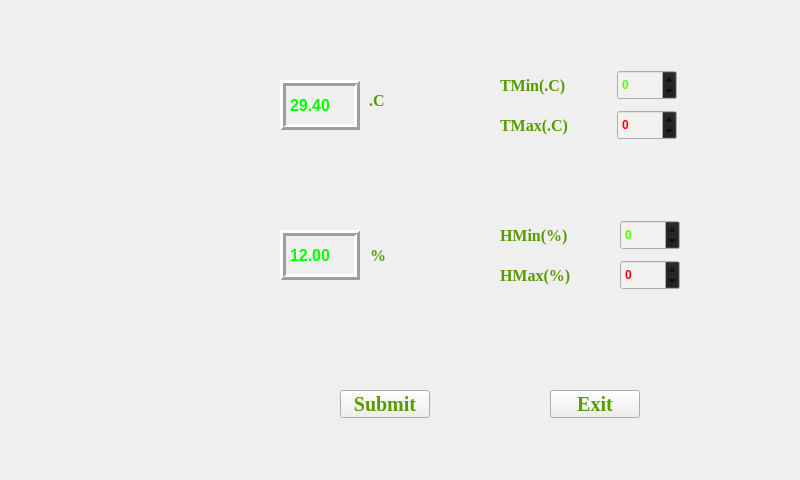
<?xml version="1.0" encoding="UTF-8"?>
<ui version="4.0">
 <class>TemperatureWin</class>
 <widget class="QWidget" name="TemperatureWin">
  <property name="geometry">
   <rect>
    <x>0</x>
    <y>0</y>
    <width>800</width>
    <height>480</height>
   </rect>
  </property>
  <property name="minimumSize">
   <size>
    <width>800</width>
    <height>480</height>
   </size>
  </property>
  <property name="maximumSize">
   <size>
    <width>800</width>
    <height>480</height>
   </size>
  </property>
  <property name="cursor">
   <cursorShape>BlankCursor</cursorShape>
  </property>
  <property name="windowTitle">
   <string>Form</string>
  </property>
  <property name="windowIcon">
   <iconset resource="../pic_ico.qrc">
    <normaloff>:/ico/pic_ico/house.png</normaloff>:/ico/pic_ico/house.png</iconset>
  </property>
  <property name="styleSheet">
   <string notr="true"/>
  </property>
  <widget class="QLabel" name="Lb_WetSymbol">
   <property name="geometry">
    <rect>
     <x>370</x>
     <y>230</y>
     <width>31</width>
     <height>51</height>
    </rect>
   </property>
   <property name="palette">
    <palette>
     <active>
      <colorrole role="WindowText">
       <brush brushstyle="SolidPattern">
        <color alpha="255">
         <red>86</red>
         <green>156</green>
         <blue>0</blue>
        </color>
       </brush>
      </colorrole>
      <colorrole role="Button">
       <brush brushstyle="SolidPattern">
        <color alpha="255">
         <red>28</red>
         <green>28</green>
         <blue>28</blue>
        </color>
       </brush>
      </colorrole>
      <colorrole role="Base">
       <brush brushstyle="SolidPattern">
        <color alpha="255">
         <red>28</red>
         <green>28</green>
         <blue>28</blue>
        </color>
       </brush>
      </colorrole>
      <colorrole role="Window">
       <brush brushstyle="SolidPattern">
        <color alpha="255">
         <red>28</red>
         <green>28</green>
         <blue>28</blue>
        </color>
       </brush>
      </colorrole>
     </active>
     <inactive>
      <colorrole role="WindowText">
       <brush brushstyle="SolidPattern">
        <color alpha="255">
         <red>86</red>
         <green>156</green>
         <blue>0</blue>
        </color>
       </brush>
      </colorrole>
      <colorrole role="Button">
       <brush brushstyle="SolidPattern">
        <color alpha="255">
         <red>28</red>
         <green>28</green>
         <blue>28</blue>
        </color>
       </brush>
      </colorrole>
      <colorrole role="Base">
       <brush brushstyle="SolidPattern">
        <color alpha="255">
         <red>28</red>
         <green>28</green>
         <blue>28</blue>
        </color>
       </brush>
      </colorrole>
      <colorrole role="Window">
       <brush brushstyle="SolidPattern">
        <color alpha="255">
         <red>28</red>
         <green>28</green>
         <blue>28</blue>
        </color>
       </brush>
      </colorrole>
     </inactive>
     <disabled>
      <colorrole role="WindowText">
       <brush brushstyle="SolidPattern">
        <color alpha="255">
         <red>118</red>
         <green>116</green>
         <blue>108</blue>
        </color>
       </brush>
      </colorrole>
      <colorrole role="Button">
       <brush brushstyle="SolidPattern">
        <color alpha="255">
         <red>28</red>
         <green>28</green>
         <blue>28</blue>
        </color>
       </brush>
      </colorrole>
      <colorrole role="Base">
       <brush brushstyle="SolidPattern">
        <color alpha="255">
         <red>28</red>
         <green>28</green>
         <blue>28</blue>
        </color>
       </brush>
      </colorrole>
      <colorrole role="Window">
       <brush brushstyle="SolidPattern">
        <color alpha="255">
         <red>28</red>
         <green>28</green>
         <blue>28</blue>
        </color>
       </brush>
      </colorrole>
     </disabled>
    </palette>
   </property>
   <property name="font">
    <font>
     <family>Times New Roman</family>
     <pointsize>12</pointsize>
     <weight>75</weight>
     <bold>true</bold>
    </font>
   </property>
   <property name="cursor">
    <cursorShape>BlankCursor</cursorShape>
   </property>
   <property name="text">
    <string>%</string>
   </property>
  </widget>
  <widget class="QLabel" name="Lb_WetMin">
   <property name="geometry">
    <rect>
     <x>500</x>
     <y>220</y>
     <width>81</width>
     <height>30</height>
    </rect>
   </property>
   <property name="palette">
    <palette>
     <active>
      <colorrole role="WindowText">
       <brush brushstyle="SolidPattern">
        <color alpha="255">
         <red>86</red>
         <green>156</green>
         <blue>0</blue>
        </color>
       </brush>
      </colorrole>
      <colorrole role="Button">
       <brush brushstyle="SolidPattern">
        <color alpha="255">
         <red>28</red>
         <green>28</green>
         <blue>28</blue>
        </color>
       </brush>
      </colorrole>
      <colorrole role="Base">
       <brush brushstyle="SolidPattern">
        <color alpha="255">
         <red>28</red>
         <green>28</green>
         <blue>28</blue>
        </color>
       </brush>
      </colorrole>
      <colorrole role="Window">
       <brush brushstyle="SolidPattern">
        <color alpha="255">
         <red>28</red>
         <green>28</green>
         <blue>28</blue>
        </color>
       </brush>
      </colorrole>
     </active>
     <inactive>
      <colorrole role="WindowText">
       <brush brushstyle="SolidPattern">
        <color alpha="255">
         <red>86</red>
         <green>156</green>
         <blue>0</blue>
        </color>
       </brush>
      </colorrole>
      <colorrole role="Button">
       <brush brushstyle="SolidPattern">
        <color alpha="255">
         <red>28</red>
         <green>28</green>
         <blue>28</blue>
        </color>
       </brush>
      </colorrole>
      <colorrole role="Base">
       <brush brushstyle="SolidPattern">
        <color alpha="255">
         <red>28</red>
         <green>28</green>
         <blue>28</blue>
        </color>
       </brush>
      </colorrole>
      <colorrole role="Window">
       <brush brushstyle="SolidPattern">
        <color alpha="255">
         <red>28</red>
         <green>28</green>
         <blue>28</blue>
        </color>
       </brush>
      </colorrole>
     </inactive>
     <disabled>
      <colorrole role="WindowText">
       <brush brushstyle="SolidPattern">
        <color alpha="255">
         <red>118</red>
         <green>116</green>
         <blue>108</blue>
        </color>
       </brush>
      </colorrole>
      <colorrole role="Button">
       <brush brushstyle="SolidPattern">
        <color alpha="255">
         <red>28</red>
         <green>28</green>
         <blue>28</blue>
        </color>
       </brush>
      </colorrole>
      <colorrole role="Base">
       <brush brushstyle="SolidPattern">
        <color alpha="255">
         <red>28</red>
         <green>28</green>
         <blue>28</blue>
        </color>
       </brush>
      </colorrole>
      <colorrole role="Window">
       <brush brushstyle="SolidPattern">
        <color alpha="255">
         <red>28</red>
         <green>28</green>
         <blue>28</blue>
        </color>
       </brush>
      </colorrole>
     </disabled>
    </palette>
   </property>
   <property name="font">
    <font>
     <family>Times New Roman</family>
     <pointsize>12</pointsize>
     <weight>75</weight>
     <bold>true</bold>
    </font>
   </property>
   <property name="cursor">
    <cursorShape>BlankCursor</cursorShape>
   </property>
   <property name="text">
    <string>HMin(%)</string>
   </property>
  </widget>
  <widget class="QLabel" name="Lb_WetMax">
   <property name="geometry">
    <rect>
     <x>500</x>
     <y>260</y>
     <width>81</width>
     <height>30</height>
    </rect>
   </property>
   <property name="palette">
    <palette>
     <active>
      <colorrole role="WindowText">
       <brush brushstyle="SolidPattern">
        <color alpha="255">
         <red>86</red>
         <green>156</green>
         <blue>0</blue>
        </color>
       </brush>
      </colorrole>
      <colorrole role="Button">
       <brush brushstyle="SolidPattern">
        <color alpha="255">
         <red>28</red>
         <green>28</green>
         <blue>28</blue>
        </color>
       </brush>
      </colorrole>
      <colorrole role="Base">
       <brush brushstyle="SolidPattern">
        <color alpha="255">
         <red>28</red>
         <green>28</green>
         <blue>28</blue>
        </color>
       </brush>
      </colorrole>
      <colorrole role="Window">
       <brush brushstyle="SolidPattern">
        <color alpha="255">
         <red>28</red>
         <green>28</green>
         <blue>28</blue>
        </color>
       </brush>
      </colorrole>
     </active>
     <inactive>
      <colorrole role="WindowText">
       <brush brushstyle="SolidPattern">
        <color alpha="255">
         <red>86</red>
         <green>156</green>
         <blue>0</blue>
        </color>
       </brush>
      </colorrole>
      <colorrole role="Button">
       <brush brushstyle="SolidPattern">
        <color alpha="255">
         <red>28</red>
         <green>28</green>
         <blue>28</blue>
        </color>
       </brush>
      </colorrole>
      <colorrole role="Base">
       <brush brushstyle="SolidPattern">
        <color alpha="255">
         <red>28</red>
         <green>28</green>
         <blue>28</blue>
        </color>
       </brush>
      </colorrole>
      <colorrole role="Window">
       <brush brushstyle="SolidPattern">
        <color alpha="255">
         <red>28</red>
         <green>28</green>
         <blue>28</blue>
        </color>
       </brush>
      </colorrole>
     </inactive>
     <disabled>
      <colorrole role="WindowText">
       <brush brushstyle="SolidPattern">
        <color alpha="255">
         <red>118</red>
         <green>116</green>
         <blue>108</blue>
        </color>
       </brush>
      </colorrole>
      <colorrole role="Button">
       <brush brushstyle="SolidPattern">
        <color alpha="255">
         <red>28</red>
         <green>28</green>
         <blue>28</blue>
        </color>
       </brush>
      </colorrole>
      <colorrole role="Base">
       <brush brushstyle="SolidPattern">
        <color alpha="255">
         <red>28</red>
         <green>28</green>
         <blue>28</blue>
        </color>
       </brush>
      </colorrole>
      <colorrole role="Window">
       <brush brushstyle="SolidPattern">
        <color alpha="255">
         <red>28</red>
         <green>28</green>
         <blue>28</blue>
        </color>
       </brush>
      </colorrole>
     </disabled>
    </palette>
   </property>
   <property name="font">
    <font>
     <family>Times New Roman</family>
     <pointsize>12</pointsize>
     <weight>75</weight>
     <bold>true</bold>
    </font>
   </property>
   <property name="cursor">
    <cursorShape>BlankCursor</cursorShape>
   </property>
   <property name="text">
    <string>HMax(%)</string>
   </property>
  </widget>
  <widget class="QSpinBox" name="spinBox_TemMax">
   <property name="geometry">
    <rect>
     <x>617</x>
     <y>110</y>
     <width>60</width>
     <height>30</height>
    </rect>
   </property>
   <property name="palette">
    <palette>
     <active>
      <colorrole role="Button">
       <brush brushstyle="SolidPattern">
        <color alpha="255">
         <red>28</red>
         <green>28</green>
         <blue>28</blue>
        </color>
       </brush>
      </colorrole>
      <colorrole role="Text">
       <brush brushstyle="SolidPattern">
        <color alpha="255">
         <red>255</red>
         <green>0</green>
         <blue>0</blue>
        </color>
       </brush>
      </colorrole>
      <colorrole role="Base">
       <brush brushstyle="SolidPattern">
        <color alpha="255">
         <red>242</red>
         <green>241</green>
         <blue>240</blue>
        </color>
       </brush>
      </colorrole>
      <colorrole role="Window">
       <brush brushstyle="SolidPattern">
        <color alpha="255">
         <red>242</red>
         <green>241</green>
         <blue>240</blue>
        </color>
       </brush>
      </colorrole>
     </active>
     <inactive>
      <colorrole role="Button">
       <brush brushstyle="SolidPattern">
        <color alpha="255">
         <red>28</red>
         <green>28</green>
         <blue>28</blue>
        </color>
       </brush>
      </colorrole>
      <colorrole role="Text">
       <brush brushstyle="SolidPattern">
        <color alpha="255">
         <red>255</red>
         <green>0</green>
         <blue>0</blue>
        </color>
       </brush>
      </colorrole>
      <colorrole role="Base">
       <brush brushstyle="SolidPattern">
        <color alpha="255">
         <red>242</red>
         <green>241</green>
         <blue>240</blue>
        </color>
       </brush>
      </colorrole>
      <colorrole role="Window">
       <brush brushstyle="SolidPattern">
        <color alpha="255">
         <red>242</red>
         <green>241</green>
         <blue>240</blue>
        </color>
       </brush>
      </colorrole>
     </inactive>
     <disabled>
      <colorrole role="Button">
       <brush brushstyle="SolidPattern">
        <color alpha="255">
         <red>28</red>
         <green>28</green>
         <blue>28</blue>
        </color>
       </brush>
      </colorrole>
      <colorrole role="Text">
       <brush brushstyle="SolidPattern">
        <color alpha="255">
         <red>118</red>
         <green>116</green>
         <blue>108</blue>
        </color>
       </brush>
      </colorrole>
      <colorrole role="Base">
       <brush brushstyle="SolidPattern">
        <color alpha="255">
         <red>242</red>
         <green>241</green>
         <blue>240</blue>
        </color>
       </brush>
      </colorrole>
      <colorrole role="Window">
       <brush brushstyle="SolidPattern">
        <color alpha="255">
         <red>242</red>
         <green>241</green>
         <blue>240</blue>
        </color>
       </brush>
      </colorrole>
     </disabled>
    </palette>
   </property>
   <property name="font">
    <font>
     <weight>75</weight>
     <bold>true</bold>
    </font>
   </property>
   <property name="cursor">
    <cursorShape>BlankCursor</cursorShape>
   </property>
   <property name="minimum">
    <number>-40</number>
   </property>
   <property name="maximum">
    <number>100</number>
   </property>
  </widget>
  <widget class="QLabel" name="Lb_TemMin">
   <property name="geometry">
    <rect>
     <x>500</x>
     <y>70</y>
     <width>91</width>
     <height>30</height>
    </rect>
   </property>
   <property name="palette">
    <palette>
     <active>
      <colorrole role="WindowText">
       <brush brushstyle="SolidPattern">
        <color alpha="255">
         <red>86</red>
         <green>156</green>
         <blue>0</blue>
        </color>
       </brush>
      </colorrole>
      <colorrole role="Button">
       <brush brushstyle="SolidPattern">
        <color alpha="255">
         <red>28</red>
         <green>28</green>
         <blue>28</blue>
        </color>
       </brush>
      </colorrole>
      <colorrole role="Base">
       <brush brushstyle="SolidPattern">
        <color alpha="255">
         <red>28</red>
         <green>28</green>
         <blue>28</blue>
        </color>
       </brush>
      </colorrole>
      <colorrole role="Window">
       <brush brushstyle="SolidPattern">
        <color alpha="255">
         <red>28</red>
         <green>28</green>
         <blue>28</blue>
        </color>
       </brush>
      </colorrole>
     </active>
     <inactive>
      <colorrole role="WindowText">
       <brush brushstyle="SolidPattern">
        <color alpha="255">
         <red>86</red>
         <green>156</green>
         <blue>0</blue>
        </color>
       </brush>
      </colorrole>
      <colorrole role="Button">
       <brush brushstyle="SolidPattern">
        <color alpha="255">
         <red>28</red>
         <green>28</green>
         <blue>28</blue>
        </color>
       </brush>
      </colorrole>
      <colorrole role="Base">
       <brush brushstyle="SolidPattern">
        <color alpha="255">
         <red>28</red>
         <green>28</green>
         <blue>28</blue>
        </color>
       </brush>
      </colorrole>
      <colorrole role="Window">
       <brush brushstyle="SolidPattern">
        <color alpha="255">
         <red>28</red>
         <green>28</green>
         <blue>28</blue>
        </color>
       </brush>
      </colorrole>
     </inactive>
     <disabled>
      <colorrole role="WindowText">
       <brush brushstyle="SolidPattern">
        <color alpha="255">
         <red>118</red>
         <green>116</green>
         <blue>108</blue>
        </color>
       </brush>
      </colorrole>
      <colorrole role="Button">
       <brush brushstyle="SolidPattern">
        <color alpha="255">
         <red>28</red>
         <green>28</green>
         <blue>28</blue>
        </color>
       </brush>
      </colorrole>
      <colorrole role="Base">
       <brush brushstyle="SolidPattern">
        <color alpha="255">
         <red>28</red>
         <green>28</green>
         <blue>28</blue>
        </color>
       </brush>
      </colorrole>
      <colorrole role="Window">
       <brush brushstyle="SolidPattern">
        <color alpha="255">
         <red>28</red>
         <green>28</green>
         <blue>28</blue>
        </color>
       </brush>
      </colorrole>
     </disabled>
    </palette>
   </property>
   <property name="font">
    <font>
     <family>Times New Roman</family>
     <pointsize>12</pointsize>
     <weight>75</weight>
     <bold>true</bold>
    </font>
   </property>
   <property name="cursor">
    <cursorShape>BlankCursor</cursorShape>
   </property>
   <property name="text">
    <string>TMin(.C)</string>
   </property>
  </widget>
  <widget class="QSpinBox" name="spinBox_TemMin">
   <property name="geometry">
    <rect>
     <x>617</x>
     <y>70</y>
     <width>60</width>
     <height>30</height>
    </rect>
   </property>
   <property name="palette">
    <palette>
     <active>
      <colorrole role="Button">
       <brush brushstyle="SolidPattern">
        <color alpha="255">
         <red>28</red>
         <green>28</green>
         <blue>28</blue>
        </color>
       </brush>
      </colorrole>
      <colorrole role="Text">
       <brush brushstyle="SolidPattern">
        <color alpha="255">
         <red>85</red>
         <green>255</green>
         <blue>0</blue>
        </color>
       </brush>
      </colorrole>
      <colorrole role="Base">
       <brush brushstyle="SolidPattern">
        <color alpha="255">
         <red>242</red>
         <green>241</green>
         <blue>240</blue>
        </color>
       </brush>
      </colorrole>
      <colorrole role="Window">
       <brush brushstyle="SolidPattern">
        <color alpha="255">
         <red>242</red>
         <green>241</green>
         <blue>240</blue>
        </color>
       </brush>
      </colorrole>
     </active>
     <inactive>
      <colorrole role="Button">
       <brush brushstyle="SolidPattern">
        <color alpha="255">
         <red>28</red>
         <green>28</green>
         <blue>28</blue>
        </color>
       </brush>
      </colorrole>
      <colorrole role="Text">
       <brush brushstyle="SolidPattern">
        <color alpha="255">
         <red>85</red>
         <green>255</green>
         <blue>0</blue>
        </color>
       </brush>
      </colorrole>
      <colorrole role="Base">
       <brush brushstyle="SolidPattern">
        <color alpha="255">
         <red>242</red>
         <green>241</green>
         <blue>240</blue>
        </color>
       </brush>
      </colorrole>
      <colorrole role="Window">
       <brush brushstyle="SolidPattern">
        <color alpha="255">
         <red>242</red>
         <green>241</green>
         <blue>240</blue>
        </color>
       </brush>
      </colorrole>
     </inactive>
     <disabled>
      <colorrole role="Button">
       <brush brushstyle="SolidPattern">
        <color alpha="255">
         <red>28</red>
         <green>28</green>
         <blue>28</blue>
        </color>
       </brush>
      </colorrole>
      <colorrole role="Text">
       <brush brushstyle="SolidPattern">
        <color alpha="255">
         <red>118</red>
         <green>116</green>
         <blue>108</blue>
        </color>
       </brush>
      </colorrole>
      <colorrole role="Base">
       <brush brushstyle="SolidPattern">
        <color alpha="255">
         <red>242</red>
         <green>241</green>
         <blue>240</blue>
        </color>
       </brush>
      </colorrole>
      <colorrole role="Window">
       <brush brushstyle="SolidPattern">
        <color alpha="255">
         <red>242</red>
         <green>241</green>
         <blue>240</blue>
        </color>
       </brush>
      </colorrole>
     </disabled>
    </palette>
   </property>
   <property name="font">
    <font>
     <weight>75</weight>
     <bold>true</bold>
    </font>
   </property>
   <property name="cursor">
    <cursorShape>BlankCursor</cursorShape>
   </property>
   <property name="minimum">
    <number>-40</number>
   </property>
   <property name="maximum">
    <number>100</number>
   </property>
  </widget>
  <widget class="QSpinBox" name="spinBox_WetMax">
   <property name="geometry">
    <rect>
     <x>620</x>
     <y>260</y>
     <width>60</width>
     <height>30</height>
    </rect>
   </property>
   <property name="palette">
    <palette>
     <active>
      <colorrole role="Button">
       <brush brushstyle="SolidPattern">
        <color alpha="255">
         <red>28</red>
         <green>28</green>
         <blue>28</blue>
        </color>
       </brush>
      </colorrole>
      <colorrole role="Text">
       <brush brushstyle="SolidPattern">
        <color alpha="255">
         <red>255</red>
         <green>0</green>
         <blue>0</blue>
        </color>
       </brush>
      </colorrole>
      <colorrole role="Base">
       <brush brushstyle="SolidPattern">
        <color alpha="255">
         <red>242</red>
         <green>241</green>
         <blue>240</blue>
        </color>
       </brush>
      </colorrole>
      <colorrole role="Window">
       <brush brushstyle="SolidPattern">
        <color alpha="255">
         <red>242</red>
         <green>241</green>
         <blue>240</blue>
        </color>
       </brush>
      </colorrole>
     </active>
     <inactive>
      <colorrole role="Button">
       <brush brushstyle="SolidPattern">
        <color alpha="255">
         <red>28</red>
         <green>28</green>
         <blue>28</blue>
        </color>
       </brush>
      </colorrole>
      <colorrole role="Text">
       <brush brushstyle="SolidPattern">
        <color alpha="255">
         <red>255</red>
         <green>0</green>
         <blue>0</blue>
        </color>
       </brush>
      </colorrole>
      <colorrole role="Base">
       <brush brushstyle="SolidPattern">
        <color alpha="255">
         <red>242</red>
         <green>241</green>
         <blue>240</blue>
        </color>
       </brush>
      </colorrole>
      <colorrole role="Window">
       <brush brushstyle="SolidPattern">
        <color alpha="255">
         <red>242</red>
         <green>241</green>
         <blue>240</blue>
        </color>
       </brush>
      </colorrole>
     </inactive>
     <disabled>
      <colorrole role="Button">
       <brush brushstyle="SolidPattern">
        <color alpha="255">
         <red>28</red>
         <green>28</green>
         <blue>28</blue>
        </color>
       </brush>
      </colorrole>
      <colorrole role="Text">
       <brush brushstyle="SolidPattern">
        <color alpha="255">
         <red>118</red>
         <green>116</green>
         <blue>108</blue>
        </color>
       </brush>
      </colorrole>
      <colorrole role="Base">
       <brush brushstyle="SolidPattern">
        <color alpha="255">
         <red>242</red>
         <green>241</green>
         <blue>240</blue>
        </color>
       </brush>
      </colorrole>
      <colorrole role="Window">
       <brush brushstyle="SolidPattern">
        <color alpha="255">
         <red>242</red>
         <green>241</green>
         <blue>240</blue>
        </color>
       </brush>
      </colorrole>
     </disabled>
    </palette>
   </property>
   <property name="font">
    <font>
     <weight>75</weight>
     <bold>true</bold>
    </font>
   </property>
   <property name="cursor">
    <cursorShape>BlankCursor</cursorShape>
   </property>
   <property name="minimum">
    <number>-40</number>
   </property>
   <property name="maximum">
    <number>100</number>
   </property>
  </widget>
  <widget class="QLabel" name="Lb_TemSymbol">
   <property name="geometry">
    <rect>
     <x>369</x>
     <y>75</y>
     <width>31</width>
     <height>51</height>
    </rect>
   </property>
   <property name="palette">
    <palette>
     <active>
      <colorrole role="WindowText">
       <brush brushstyle="SolidPattern">
        <color alpha="255">
         <red>86</red>
         <green>156</green>
         <blue>0</blue>
        </color>
       </brush>
      </colorrole>
      <colorrole role="Button">
       <brush brushstyle="SolidPattern">
        <color alpha="255">
         <red>28</red>
         <green>28</green>
         <blue>28</blue>
        </color>
       </brush>
      </colorrole>
      <colorrole role="Base">
       <brush brushstyle="SolidPattern">
        <color alpha="255">
         <red>28</red>
         <green>28</green>
         <blue>28</blue>
        </color>
       </brush>
      </colorrole>
      <colorrole role="Window">
       <brush brushstyle="SolidPattern">
        <color alpha="255">
         <red>28</red>
         <green>28</green>
         <blue>28</blue>
        </color>
       </brush>
      </colorrole>
     </active>
     <inactive>
      <colorrole role="WindowText">
       <brush brushstyle="SolidPattern">
        <color alpha="255">
         <red>86</red>
         <green>156</green>
         <blue>0</blue>
        </color>
       </brush>
      </colorrole>
      <colorrole role="Button">
       <brush brushstyle="SolidPattern">
        <color alpha="255">
         <red>28</red>
         <green>28</green>
         <blue>28</blue>
        </color>
       </brush>
      </colorrole>
      <colorrole role="Base">
       <brush brushstyle="SolidPattern">
        <color alpha="255">
         <red>28</red>
         <green>28</green>
         <blue>28</blue>
        </color>
       </brush>
      </colorrole>
      <colorrole role="Window">
       <brush brushstyle="SolidPattern">
        <color alpha="255">
         <red>28</red>
         <green>28</green>
         <blue>28</blue>
        </color>
       </brush>
      </colorrole>
     </inactive>
     <disabled>
      <colorrole role="WindowText">
       <brush brushstyle="SolidPattern">
        <color alpha="255">
         <red>118</red>
         <green>116</green>
         <blue>108</blue>
        </color>
       </brush>
      </colorrole>
      <colorrole role="Button">
       <brush brushstyle="SolidPattern">
        <color alpha="255">
         <red>28</red>
         <green>28</green>
         <blue>28</blue>
        </color>
       </brush>
      </colorrole>
      <colorrole role="Base">
       <brush brushstyle="SolidPattern">
        <color alpha="255">
         <red>28</red>
         <green>28</green>
         <blue>28</blue>
        </color>
       </brush>
      </colorrole>
      <colorrole role="Window">
       <brush brushstyle="SolidPattern">
        <color alpha="255">
         <red>28</red>
         <green>28</green>
         <blue>28</blue>
        </color>
       </brush>
      </colorrole>
     </disabled>
    </palette>
   </property>
   <property name="font">
    <font>
     <family>Times New Roman</family>
     <pointsize>12</pointsize>
     <weight>75</weight>
     <bold>true</bold>
    </font>
   </property>
   <property name="cursor">
    <cursorShape>BlankCursor</cursorShape>
   </property>
   <property name="text">
    <string>.C</string>
   </property>
  </widget>
  <widget class="QLabel" name="Lb_WetValue">
   <property name="geometry">
    <rect>
     <x>280</x>
     <y>230</y>
     <width>80</width>
     <height>50</height>
    </rect>
   </property>
   <property name="palette">
    <palette>
     <active>
      <colorrole role="WindowText">
       <brush brushstyle="SolidPattern">
        <color alpha="255">
         <red>0</red>
         <green>255</green>
         <blue>0</blue>
        </color>
       </brush>
      </colorrole>
      <colorrole role="Button">
       <brush brushstyle="SolidPattern">
        <color alpha="255">
         <red>28</red>
         <green>28</green>
         <blue>28</blue>
        </color>
       </brush>
      </colorrole>
      <colorrole role="Base">
       <brush brushstyle="SolidPattern">
        <color alpha="255">
         <red>28</red>
         <green>28</green>
         <blue>28</blue>
        </color>
       </brush>
      </colorrole>
      <colorrole role="Window">
       <brush brushstyle="SolidPattern">
        <color alpha="255">
         <red>28</red>
         <green>28</green>
         <blue>28</blue>
        </color>
       </brush>
      </colorrole>
     </active>
     <inactive>
      <colorrole role="WindowText">
       <brush brushstyle="SolidPattern">
        <color alpha="255">
         <red>0</red>
         <green>255</green>
         <blue>0</blue>
        </color>
       </brush>
      </colorrole>
      <colorrole role="Button">
       <brush brushstyle="SolidPattern">
        <color alpha="255">
         <red>28</red>
         <green>28</green>
         <blue>28</blue>
        </color>
       </brush>
      </colorrole>
      <colorrole role="Base">
       <brush brushstyle="SolidPattern">
        <color alpha="255">
         <red>28</red>
         <green>28</green>
         <blue>28</blue>
        </color>
       </brush>
      </colorrole>
      <colorrole role="Window">
       <brush brushstyle="SolidPattern">
        <color alpha="255">
         <red>28</red>
         <green>28</green>
         <blue>28</blue>
        </color>
       </brush>
      </colorrole>
     </inactive>
     <disabled>
      <colorrole role="WindowText">
       <brush brushstyle="SolidPattern">
        <color alpha="255">
         <red>118</red>
         <green>116</green>
         <blue>108</blue>
        </color>
       </brush>
      </colorrole>
      <colorrole role="Button">
       <brush brushstyle="SolidPattern">
        <color alpha="255">
         <red>28</red>
         <green>28</green>
         <blue>28</blue>
        </color>
       </brush>
      </colorrole>
      <colorrole role="Base">
       <brush brushstyle="SolidPattern">
        <color alpha="255">
         <red>28</red>
         <green>28</green>
         <blue>28</blue>
        </color>
       </brush>
      </colorrole>
      <colorrole role="Window">
       <brush brushstyle="SolidPattern">
        <color alpha="255">
         <red>28</red>
         <green>28</green>
         <blue>28</blue>
        </color>
       </brush>
      </colorrole>
     </disabled>
    </palette>
   </property>
   <property name="font">
    <font>
     <pointsize>12</pointsize>
     <weight>75</weight>
     <bold>true</bold>
    </font>
   </property>
   <property name="cursor">
    <cursorShape>BlankCursor</cursorShape>
   </property>
   <property name="frameShape">
    <enum>QFrame::Box</enum>
   </property>
   <property name="frameShadow">
    <enum>QFrame::Raised</enum>
   </property>
   <property name="lineWidth">
    <number>3</number>
   </property>
   <property name="text">
    <string>12.00</string>
   </property>
  </widget>
  <widget class="QLabel" name="Lb_Tem">
   <property name="geometry">
    <rect>
     <x>130</x>
     <y>50</y>
     <width>121</width>
     <height>101</height>
    </rect>
   </property>
   <property name="cursor">
    <cursorShape>BlankCursor</cursorShape>
   </property>
   <property name="text">
    <string/>
   </property>
   <property name="pixmap">
    <pixmap resource="../pic_ico.qrc">:/ico/pic_ico/tem.png</pixmap>
   </property>
   <property name="scaledContents">
    <bool>true</bool>
   </property>
  </widget>
  <widget class="QLabel" name="Lb_TemValue">
   <property name="geometry">
    <rect>
     <x>280</x>
     <y>80</y>
     <width>80</width>
     <height>50</height>
    </rect>
   </property>
   <property name="palette">
    <palette>
     <active>
      <colorrole role="WindowText">
       <brush brushstyle="SolidPattern">
        <color alpha="255">
         <red>0</red>
         <green>255</green>
         <blue>0</blue>
        </color>
       </brush>
      </colorrole>
      <colorrole role="Button">
       <brush brushstyle="SolidPattern">
        <color alpha="255">
         <red>28</red>
         <green>28</green>
         <blue>28</blue>
        </color>
       </brush>
      </colorrole>
      <colorrole role="Base">
       <brush brushstyle="SolidPattern">
        <color alpha="255">
         <red>28</red>
         <green>28</green>
         <blue>28</blue>
        </color>
       </brush>
      </colorrole>
      <colorrole role="Window">
       <brush brushstyle="SolidPattern">
        <color alpha="255">
         <red>28</red>
         <green>28</green>
         <blue>28</blue>
        </color>
       </brush>
      </colorrole>
     </active>
     <inactive>
      <colorrole role="WindowText">
       <brush brushstyle="SolidPattern">
        <color alpha="255">
         <red>0</red>
         <green>255</green>
         <blue>0</blue>
        </color>
       </brush>
      </colorrole>
      <colorrole role="Button">
       <brush brushstyle="SolidPattern">
        <color alpha="255">
         <red>28</red>
         <green>28</green>
         <blue>28</blue>
        </color>
       </brush>
      </colorrole>
      <colorrole role="Base">
       <brush brushstyle="SolidPattern">
        <color alpha="255">
         <red>28</red>
         <green>28</green>
         <blue>28</blue>
        </color>
       </brush>
      </colorrole>
      <colorrole role="Window">
       <brush brushstyle="SolidPattern">
        <color alpha="255">
         <red>28</red>
         <green>28</green>
         <blue>28</blue>
        </color>
       </brush>
      </colorrole>
     </inactive>
     <disabled>
      <colorrole role="WindowText">
       <brush brushstyle="SolidPattern">
        <color alpha="255">
         <red>118</red>
         <green>116</green>
         <blue>108</blue>
        </color>
       </brush>
      </colorrole>
      <colorrole role="Button">
       <brush brushstyle="SolidPattern">
        <color alpha="255">
         <red>28</red>
         <green>28</green>
         <blue>28</blue>
        </color>
       </brush>
      </colorrole>
      <colorrole role="Base">
       <brush brushstyle="SolidPattern">
        <color alpha="255">
         <red>28</red>
         <green>28</green>
         <blue>28</blue>
        </color>
       </brush>
      </colorrole>
      <colorrole role="Window">
       <brush brushstyle="SolidPattern">
        <color alpha="255">
         <red>28</red>
         <green>28</green>
         <blue>28</blue>
        </color>
       </brush>
      </colorrole>
     </disabled>
    </palette>
   </property>
   <property name="font">
    <font>
     <pointsize>12</pointsize>
     <weight>75</weight>
     <bold>true</bold>
    </font>
   </property>
   <property name="cursor">
    <cursorShape>BlankCursor</cursorShape>
   </property>
   <property name="frameShape">
    <enum>QFrame::Box</enum>
   </property>
   <property name="frameShadow">
    <enum>QFrame::Raised</enum>
   </property>
   <property name="lineWidth">
    <number>3</number>
   </property>
   <property name="text">
    <string>29.40</string>
   </property>
  </widget>
  <widget class="QPushButton" name="Bt_Commit">
   <property name="geometry">
    <rect>
     <x>340</x>
     <y>390</y>
     <width>90</width>
     <height>28</height>
    </rect>
   </property>
   <property name="palette">
    <palette>
     <active>
      <colorrole role="ButtonText">
       <brush brushstyle="SolidPattern">
        <color alpha="255">
         <red>86</red>
         <green>156</green>
         <blue>0</blue>
        </color>
       </brush>
      </colorrole>
     </active>
     <inactive>
      <colorrole role="ButtonText">
       <brush brushstyle="SolidPattern">
        <color alpha="255">
         <red>86</red>
         <green>156</green>
         <blue>0</blue>
        </color>
       </brush>
      </colorrole>
     </inactive>
     <disabled>
      <colorrole role="ButtonText">
       <brush brushstyle="SolidPattern">
        <color alpha="255">
         <red>159</red>
         <green>158</green>
         <blue>158</blue>
        </color>
       </brush>
      </colorrole>
     </disabled>
    </palette>
   </property>
   <property name="font">
    <font>
     <family>Times New Roman</family>
     <pointsize>15</pointsize>
     <weight>75</weight>
     <bold>true</bold>
    </font>
   </property>
   <property name="cursor">
    <cursorShape>BlankCursor</cursorShape>
   </property>
   <property name="focusPolicy">
    <enum>Qt::NoFocus</enum>
   </property>
   <property name="styleSheet">
    <string notr="true"/>
   </property>
   <property name="text">
    <string>Submit</string>
   </property>
  </widget>
  <widget class="QLabel" name="Lb_TemMax">
   <property name="geometry">
    <rect>
     <x>500</x>
     <y>110</y>
     <width>91</width>
     <height>30</height>
    </rect>
   </property>
   <property name="palette">
    <palette>
     <active>
      <colorrole role="WindowText">
       <brush brushstyle="SolidPattern">
        <color alpha="255">
         <red>86</red>
         <green>156</green>
         <blue>0</blue>
        </color>
       </brush>
      </colorrole>
      <colorrole role="Button">
       <brush brushstyle="SolidPattern">
        <color alpha="255">
         <red>28</red>
         <green>28</green>
         <blue>28</blue>
        </color>
       </brush>
      </colorrole>
      <colorrole role="Base">
       <brush brushstyle="SolidPattern">
        <color alpha="255">
         <red>28</red>
         <green>28</green>
         <blue>28</blue>
        </color>
       </brush>
      </colorrole>
      <colorrole role="Window">
       <brush brushstyle="SolidPattern">
        <color alpha="255">
         <red>28</red>
         <green>28</green>
         <blue>28</blue>
        </color>
       </brush>
      </colorrole>
     </active>
     <inactive>
      <colorrole role="WindowText">
       <brush brushstyle="SolidPattern">
        <color alpha="255">
         <red>86</red>
         <green>156</green>
         <blue>0</blue>
        </color>
       </brush>
      </colorrole>
      <colorrole role="Button">
       <brush brushstyle="SolidPattern">
        <color alpha="255">
         <red>28</red>
         <green>28</green>
         <blue>28</blue>
        </color>
       </brush>
      </colorrole>
      <colorrole role="Base">
       <brush brushstyle="SolidPattern">
        <color alpha="255">
         <red>28</red>
         <green>28</green>
         <blue>28</blue>
        </color>
       </brush>
      </colorrole>
      <colorrole role="Window">
       <brush brushstyle="SolidPattern">
        <color alpha="255">
         <red>28</red>
         <green>28</green>
         <blue>28</blue>
        </color>
       </brush>
      </colorrole>
     </inactive>
     <disabled>
      <colorrole role="WindowText">
       <brush brushstyle="SolidPattern">
        <color alpha="255">
         <red>118</red>
         <green>116</green>
         <blue>108</blue>
        </color>
       </brush>
      </colorrole>
      <colorrole role="Button">
       <brush brushstyle="SolidPattern">
        <color alpha="255">
         <red>28</red>
         <green>28</green>
         <blue>28</blue>
        </color>
       </brush>
      </colorrole>
      <colorrole role="Base">
       <brush brushstyle="SolidPattern">
        <color alpha="255">
         <red>28</red>
         <green>28</green>
         <blue>28</blue>
        </color>
       </brush>
      </colorrole>
      <colorrole role="Window">
       <brush brushstyle="SolidPattern">
        <color alpha="255">
         <red>28</red>
         <green>28</green>
         <blue>28</blue>
        </color>
       </brush>
      </colorrole>
     </disabled>
    </palette>
   </property>
   <property name="font">
    <font>
     <family>Times New Roman</family>
     <pointsize>12</pointsize>
     <weight>75</weight>
     <bold>true</bold>
    </font>
   </property>
   <property name="cursor">
    <cursorShape>BlankCursor</cursorShape>
   </property>
   <property name="text">
    <string>TMax(.C)</string>
   </property>
  </widget>
  <widget class="QSpinBox" name="spinBox_WetMin">
   <property name="geometry">
    <rect>
     <x>620</x>
     <y>220</y>
     <width>60</width>
     <height>30</height>
    </rect>
   </property>
   <property name="palette">
    <palette>
     <active>
      <colorrole role="Button">
       <brush brushstyle="SolidPattern">
        <color alpha="255">
         <red>28</red>
         <green>28</green>
         <blue>28</blue>
        </color>
       </brush>
      </colorrole>
      <colorrole role="Text">
       <brush brushstyle="SolidPattern">
        <color alpha="255">
         <red>85</red>
         <green>255</green>
         <blue>0</blue>
        </color>
       </brush>
      </colorrole>
      <colorrole role="Base">
       <brush brushstyle="SolidPattern">
        <color alpha="255">
         <red>242</red>
         <green>241</green>
         <blue>240</blue>
        </color>
       </brush>
      </colorrole>
      <colorrole role="Window">
       <brush brushstyle="SolidPattern">
        <color alpha="255">
         <red>242</red>
         <green>241</green>
         <blue>240</blue>
        </color>
       </brush>
      </colorrole>
     </active>
     <inactive>
      <colorrole role="Button">
       <brush brushstyle="SolidPattern">
        <color alpha="255">
         <red>28</red>
         <green>28</green>
         <blue>28</blue>
        </color>
       </brush>
      </colorrole>
      <colorrole role="Text">
       <brush brushstyle="SolidPattern">
        <color alpha="255">
         <red>85</red>
         <green>255</green>
         <blue>0</blue>
        </color>
       </brush>
      </colorrole>
      <colorrole role="Base">
       <brush brushstyle="SolidPattern">
        <color alpha="255">
         <red>242</red>
         <green>241</green>
         <blue>240</blue>
        </color>
       </brush>
      </colorrole>
      <colorrole role="Window">
       <brush brushstyle="SolidPattern">
        <color alpha="255">
         <red>242</red>
         <green>241</green>
         <blue>240</blue>
        </color>
       </brush>
      </colorrole>
     </inactive>
     <disabled>
      <colorrole role="Button">
       <brush brushstyle="SolidPattern">
        <color alpha="255">
         <red>28</red>
         <green>28</green>
         <blue>28</blue>
        </color>
       </brush>
      </colorrole>
      <colorrole role="Text">
       <brush brushstyle="SolidPattern">
        <color alpha="255">
         <red>118</red>
         <green>116</green>
         <blue>108</blue>
        </color>
       </brush>
      </colorrole>
      <colorrole role="Base">
       <brush brushstyle="SolidPattern">
        <color alpha="255">
         <red>242</red>
         <green>241</green>
         <blue>240</blue>
        </color>
       </brush>
      </colorrole>
      <colorrole role="Window">
       <brush brushstyle="SolidPattern">
        <color alpha="255">
         <red>242</red>
         <green>241</green>
         <blue>240</blue>
        </color>
       </brush>
      </colorrole>
     </disabled>
    </palette>
   </property>
   <property name="font">
    <font>
     <weight>75</weight>
     <bold>true</bold>
    </font>
   </property>
   <property name="cursor">
    <cursorShape>BlankCursor</cursorShape>
   </property>
   <property name="minimum">
    <number>-40</number>
   </property>
   <property name="maximum">
    <number>100</number>
   </property>
  </widget>
  <widget class="QLabel" name="Lb_Wet">
   <property name="geometry">
    <rect>
     <x>130</x>
     <y>200</y>
     <width>121</width>
     <height>101</height>
    </rect>
   </property>
   <property name="cursor">
    <cursorShape>BlankCursor</cursorShape>
   </property>
   <property name="text">
    <string/>
   </property>
   <property name="pixmap">
    <pixmap resource="../pic_ico.qrc">:/ico/pic_ico/wet.png</pixmap>
   </property>
   <property name="scaledContents">
    <bool>true</bool>
   </property>
  </widget>
  <widget class="QPushButton" name="Bt_Exit">
   <property name="geometry">
    <rect>
     <x>550</x>
     <y>390</y>
     <width>90</width>
     <height>28</height>
    </rect>
   </property>
   <property name="palette">
    <palette>
     <active>
      <colorrole role="ButtonText">
       <brush brushstyle="SolidPattern">
        <color alpha="255">
         <red>86</red>
         <green>156</green>
         <blue>0</blue>
        </color>
       </brush>
      </colorrole>
     </active>
     <inactive>
      <colorrole role="ButtonText">
       <brush brushstyle="SolidPattern">
        <color alpha="255">
         <red>86</red>
         <green>156</green>
         <blue>0</blue>
        </color>
       </brush>
      </colorrole>
     </inactive>
     <disabled>
      <colorrole role="ButtonText">
       <brush brushstyle="SolidPattern">
        <color alpha="255">
         <red>159</red>
         <green>158</green>
         <blue>158</blue>
        </color>
       </brush>
      </colorrole>
     </disabled>
    </palette>
   </property>
   <property name="font">
    <font>
     <family>Times New Roman</family>
     <pointsize>15</pointsize>
     <weight>75</weight>
     <bold>true</bold>
    </font>
   </property>
   <property name="cursor">
    <cursorShape>BlankCursor</cursorShape>
   </property>
   <property name="focusPolicy">
    <enum>Qt::NoFocus</enum>
   </property>
   <property name="text">
    <string>Exit</string>
   </property>
  </widget>
 </widget>
 <resources>
  <include location="../pic_ico.qrc"/>
 </resources>
 <connections/>
</ui>
